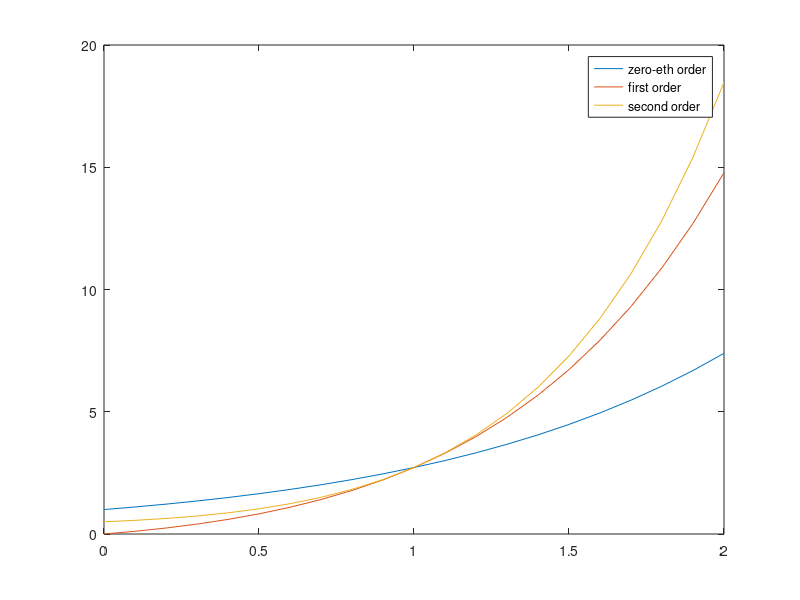

Reproduce this figure in MATLAB.
clear;

x0 = 1;
x = [0 : 0.1 : 2];

% zero-th order
y = exp(x);
plot(x,y);

hold on;
y = exp(x) + exp(x).*(x-x0);
plot(x,y);

y = exp(x) + exp(x).*(x-x0) + 0.5.*exp(x).*(x-x0).^2;
plot(x,y);
hold off;

legend('zero-eth order', 'first order', 'second order');


